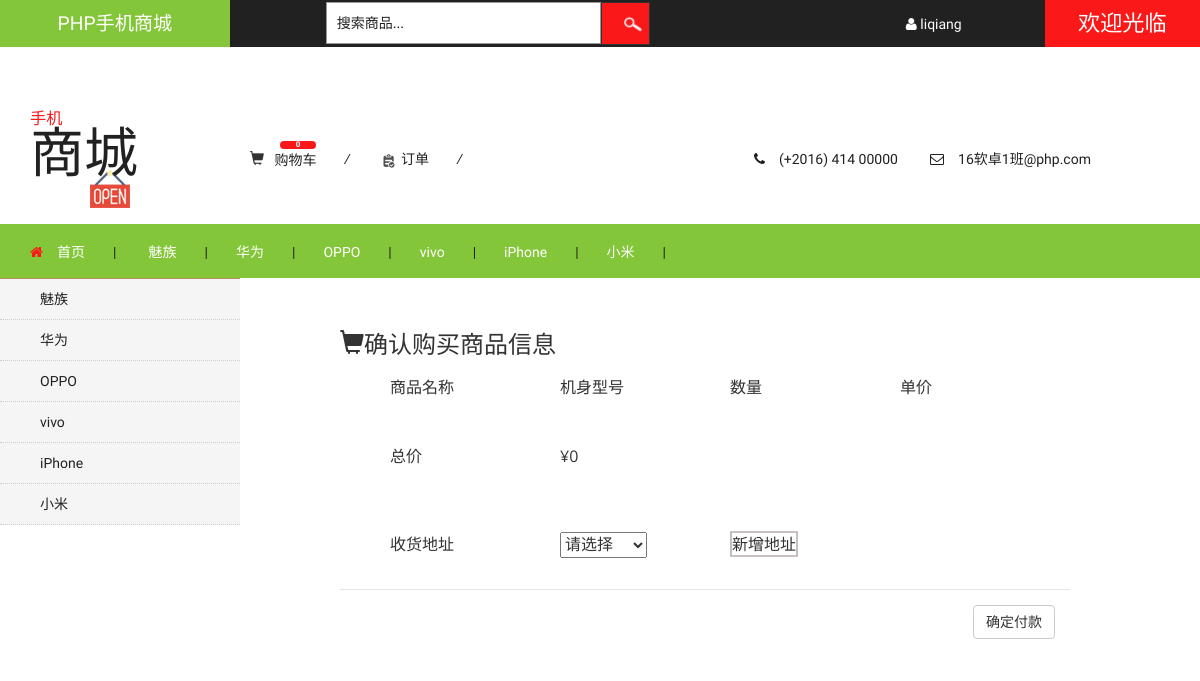
The page /user/checkCart.php (signed in) on the database its author committed.
### tables this page shows
CREATE TABLE `category` (
  `cid` int(11) NOT NULL COMMENT '分类id',
  `cname` varchar(20) NOT NULL COMMENT '分类名称',
  `state` tinyint(1) NOT NULL COMMENT '分类状态',
  PRIMARY KEY (`cid`)
);

### user/checkCart.php (the view, shortened to what this page needs)
<!DOCTYPE html>
<html>
<head>
	<link href="css/bootstrap.css" rel="stylesheet" type="text/css" media="all" />
	<link href="css/style.css" rel="stylesheet" type="text/css" media="all" />
	<link href="css/font-awesome.css" rel="stylesheet" type="text/css" media="all" />
</head>
<body>
	<?php include "head.php"?>
	<div style="float:left; margin-top:50px; margin-left:100px">
	<div>
	<h3 class="modal-title" id="myModalLabel">
	<span class="glyphicon glyphicon-shopping-cart"></span>确认购买商品信息
	</h3>
	</div>
	<form action='/php/user/handleCartData.php' method="post">
	<table>
	<tbody>
	<tr>
	<td class="text-center" style="width: 50px"></td>
	<td title="name" width="170px" height="50px">商品名称</td>
	<td title="type" width="170px">机身型号</td>
	<td title="num" width="170px">数量</td>
	<td title="price" width="170px">单价</td>
	</tr>
	<?php
				$totalprice=0;
				echo "<tr>
				<td class=\"text-center\" style=\"width: 50px\"  height=\"88px\"></td>
				<td title=\"name\">总价</td>
				<td title=\"total\">¥".$totalprice."</td>
				<td title=\"price\"></td>
				</tr>";
				echo "<tr>
				<td class=\"text-center\" style=\"width: 50px\"  height=\"88px\"></td>
				<td title=\"name\">收货地址</td>
				<td title=\"address\"><select id='nowaddress' name='raddress'><option value=''>请选择</option>";
				echo "</select></td>";
				echo "<td><span id='addaddress' onclick=\"document.getElementById('nowaddress').style.display='none';document.getElementById('choseaddress').style.display='none';
				document.getElementById('add').style.display='block';document.getElementById('choseaddress').style.display='block';this.style.display='none';\">新增地址</span>
				<span id='choseaddress' style='display: none' onclick=\"document.getElementById('nowaddress').style.display='block';document.getElementById('add').style.display='none';this.style.display='none';document.getElementById('addaddress').style.display='block';\">返回选择地址</span></td>";
				echo "<td>
				<input id='add' type='text' name='newaddress' style='display: none' placeholder='添加新地址' /></td>";
				echo "</tr>";
				?>
			</tbody>
		</table>
		<div class="modal-footer">
			<input type="submit" name="submit" value="确定付款" class="btn btn-default" />
		</div>
	</form>
</div>
	</body>
	</html>

### user/head.php (shortened to what this page needs)
<div class="agileits_header">
	<div class="w3l_offers">
		<a href="index.php">PHP手机商城</a>
	</div>
	<div class="w3l_search">
		<form action="/php/user/products.php?page_current=1&page_size=4" method="post">
			<input type="text" name="gname" value="搜索商品..." onFocus="this.value = '';" onBlur="if (this.value == '') {this.value = '搜索商品...';}" required="">
			<input type="submit" value=" ">
		</form>
	</div>
	<div class="w3l_header_right">
	</div>
	<div class="w3l_header_right">
		<ul>
			<li class="dropdown profile_details_drop" width="50px">
				<a href="#" class="dropdown-toggle" data-toggle="dropdown"><i class="fa fa-user" aria-hidden="true" ></i><span>
					<?php
							if(isset($_SESSION["username"])){
								echo $_SESSION["username"];
							}
							?></span></a>
						</li>
					</ul>
				</div>
				<div class="w3l_header_right1">
					<h2><a href="">欢迎光临</a></h2>
				</div>
			</div>
			<div class="logo_products">
				<div class="container">
					<div class="w3ls_logo_products_left">
						<h1><a href="index.php"><span>手机</span>商城</a></h1>
					</div>
					<div class="w3ls_logo_products_left1">
						<ul class="special_items">
							<?php
						if(isset($_SESSION['user'])){
							echo "<li>
							<span class=\"glyphicon glyphicon-shopping-cart my-cart-icon\" style=\"cursor: pointer\"><a href=\"javascript:void(0)\">
							<i class=\"badge badge-notify my-cart-badge\"></i>&nbsp;&nbsp;购物车
							</a>
							</span><i>/</i>
							</li>
							<li><a href=\"events.php\"><img src=\"./images/orderform.jpg\" width=\"16px\" height=\"16px\" style=\"margin-top:-2px;\">&nbsp;订单</a><i>/</i></li>";
						}
						?>
					<li><?php for($i=0;$i<45;$i++)echo "&nbsp;"; ?></li>
				</ul>
			</div>
			<div class="w3ls_logo_products_left1">
				<ul class="phone_email">
					<li><i class="fa fa-phone" aria-hidden="true"></i>(+2016) 414 00000</li>
					<li><i class="fa fa-envelope-o" aria-hidden="true"></i>16软卓1班@php.com</li>
				</ul>
			</div>
			<div class="clearfix"> </div>
		</div>
	</div>
	<div class="products-breadcrumb">
		<div class="container">
			<ul>
				<li><i class="fa fa-home" aria-hidden="true"></i><a href="index.php">首页</a><span>|</span></li>
				<?php
						$searchSQL="select * from category";
						$resultSet=mysql_query($searchSQL);
						while($db=mysql_fetch_array($resultSet)){
							if($db['state']==1){
								echo "<li><a href=\"products.php?page_current=1&page_size=4&cid=".$db['cid']."\">".$db['cname']."</a><span>|</span></li>";
							}
						}
						?>
			</ul>
		</div>
	</div>
	<div class="banner">
		<div class="w3l_banner_nav_left">
			<nav class="navbar nav_bottom">
				<div class="collapse navbar-collapse" id="bs-megadropdown-tabs">
					<ul class="nav navbar-nav nav_1">
						<?php
						$searchSQL="select * from category";
						$resultSet=mysql_query($searchSQL);
						while($db=mysql_fetch_array($resultSet)){
							if($db['state']==1){
								echo "<li><a href=\"products.php?page_current=1&page_size=4&cid=".$db['cid']."\">".$db['cname']."</a></li>";
							}
						}
						?>
					</ul>
				</div>
			</nav>
		</div>
	</div>

### user/checkCart.php (style rules this page uses)
#addaddress,#choseaddress { border: 2px solid #C7C0C0; cursor: pointer; }
#addaddress { width: 75px; }

### rows shown on the page
category: cname "魅族"
category: cname "华为"
category: cname "OPPO"
category: cname "vivo"
category: cname "iPhone"
category: cname "小米"

### other values the page prints
$_SESSION["username"] "liqiang"
$totalprice "0"
